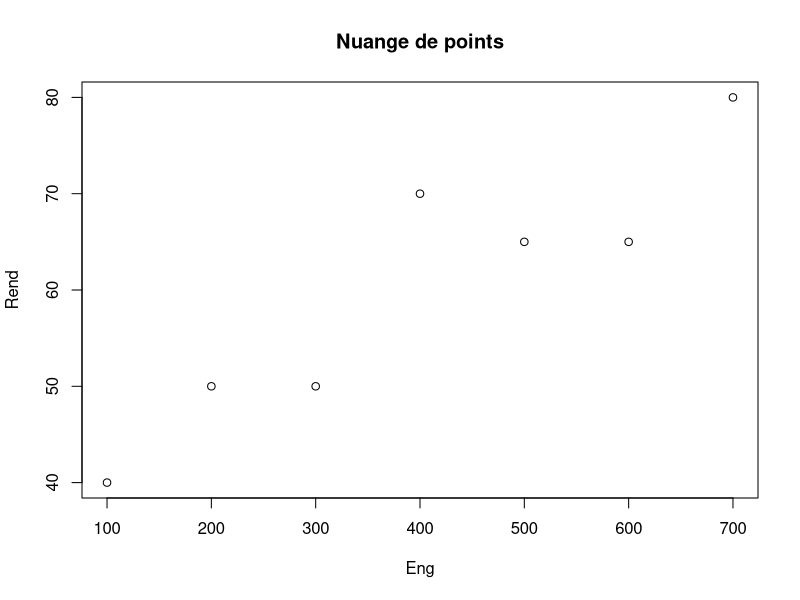
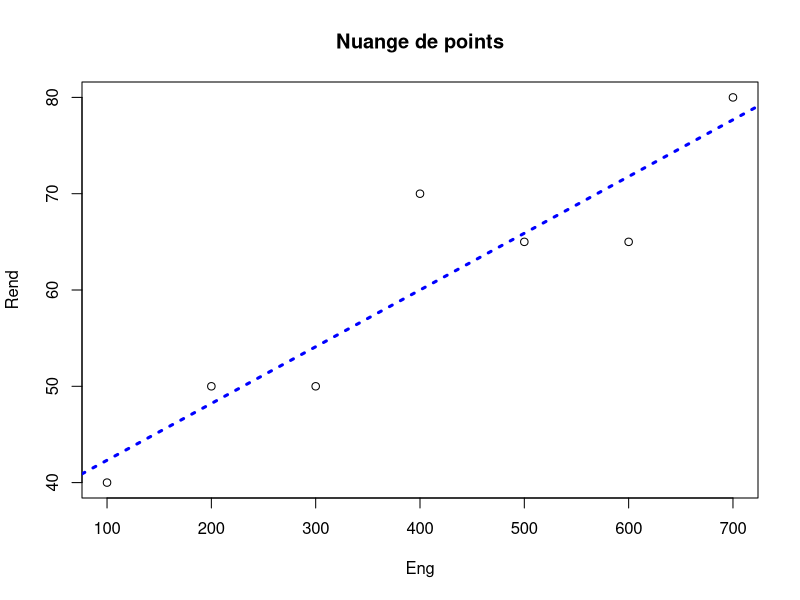
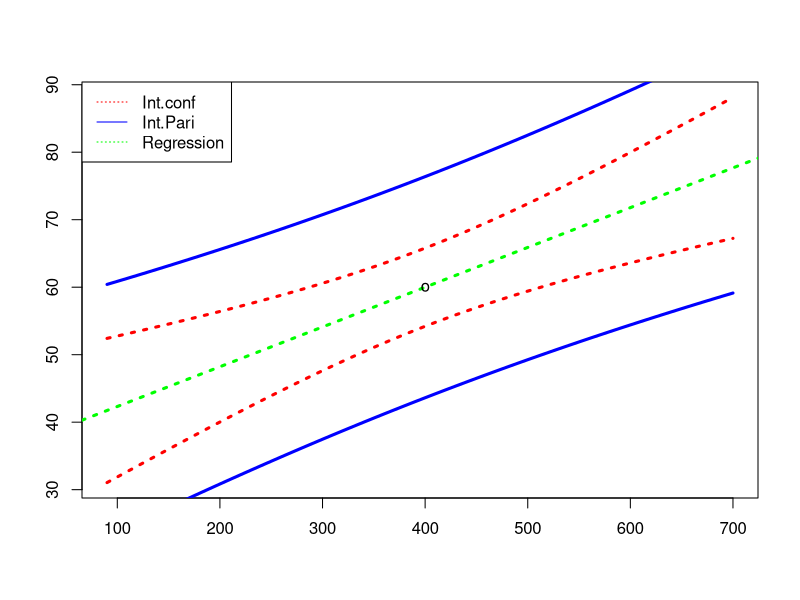

Reproduce these figures in R, in order.
#Saisie des données 
Eng=c(100,200,300,400,500,600,700)
Rend=c(40,50,50,70,65,65,80)
donnes=data.frame(Eng,Rend) #création de la base de données 
donnes #affichage de la base 
plot(Eng,Rend,main = "Nuange de points")
#Test de corrélation 
cor.test(Eng,Rend)
#La P-value < 5%, alors il existe une corrélation significative entre le rendement 
#et la quantité d'engrais utilisée 
#l'intervalle de confiance de cette corrélation au niveau 95% est [0.54,0.98]

##Modelisation
model=lm(Rend~Eng,data = donnes)
model
plot(Eng,Rend,main = "Nuange de points")
abline(model,col="blue",lty=3,lwd=3) #droite de régression 

coef(model) #Affichage des coefficients du modèle 
#Si la quantité d'engrais augmente d'une unite, il faut s'attendre à une augmentation 
# du rendement en moyenne de 0.0589kg
#Si on ne mets pas d'engrais on peut s'attendre à un rendement  moyenne de 36.42

##Affichage des IC des coef
confint(model)
#IC(a)=[0.03,0.088] : 95 chances sur cent de contenir la vraie valeur de a 
#IC(b)=[23.47,49.37] 

##Table d'analyse de variance
anova(model)

summary(model)

##Prevision pour une quantité d'engrais de 325
x0=325
predict(model,newdata = data.frame(Eng=x0))
#La valeur ponctuelle predite est de 55.58kg
#Si on met325q d'engrais, on espere obtenir un rendement moyen de 55.58kg

predict(model,newdata = data.frame(Eng=x0),interval = "confidence")
#Nous avons 95%  de chances que le rendement moyen soit de 49.39 et 61.77 si on met
#une quantité de 325q.

predict(model,newdata = data.frame(Eng=x0),interval = "prediction")
#Nous avons 95%  de chances que le rendement moyen soit de 39 et 72 si on met
#une quantité de 325q, en tenant compte des erreus.

##Predire plusieurs donnees et le representation graphique 

new=data.frame(Eng=seq(90,705,10))
new
predict(model,new)
pred.IC=predict(model,new,interval = "confidence")
pred.IC
pred.IP=predict(model,new,interval = "prediction")
pred.IP
matplot(new$Eng,pred.IC[,-1],col = "red",lty = 3,type = "l",ylab = "",xlab = "",lwd = 3)
matplot(new$Eng,pred.IP[,-1],col = "blue",lty = 1,type = "l",add = T,lwd = 3)
abline(model,col="green",lty=3,lwd=3,add=T)
legend("topleft",legend = c("Int.conf","Int.Pari","Regression"),lty = c(3,1,3),col = c("red","blue","green",lwd=c(3,3,3)))
points(mean(Eng),mean(Rend),pch="o",lwd=4)
